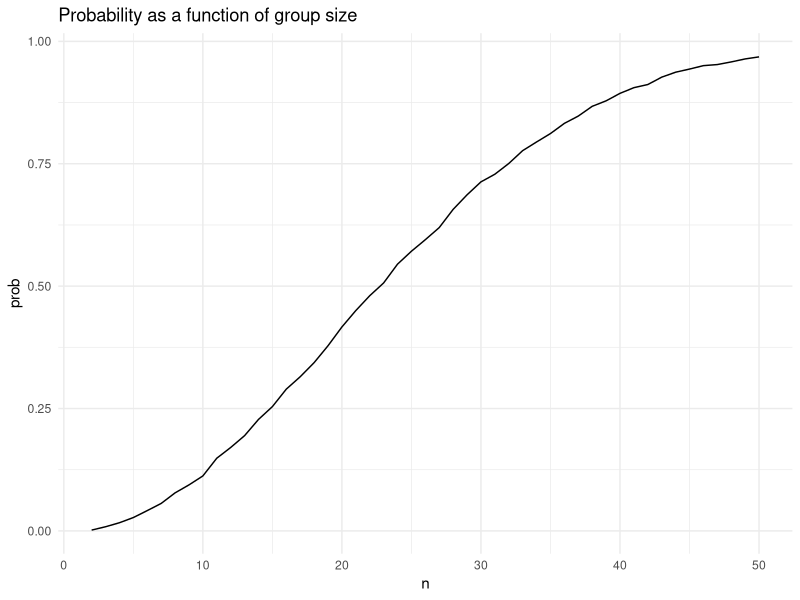

R code for this plot: (Note: a time limit stopped this script after it produced the figure.)
## ---- chunk 1
library(tidyverse)
## ---- chunk 2
bday_simulation = function(n) {
  bdays = sample(1:365, size = n, replace = TRUE)
  duplicate = length(unique(bdays)) < n
  return(duplicate)
}
sim_result = 
  expand_grid(
    n = 2:50,
    iter = 1:10000
  ) |>
  mutate(result = map_lgl(n, bday_simulation)) |>
  group_by(n) |>
  summarize(prob = mean(result))
sim_result |>
  ggplot(aes(x = n, y = prob)) +
  geom_line() +
  labs(title = "Probability as a function of group size") +
  theme_minimal()
## ---- chunk 3
power_function = function(mu) {
  n = 30
  sigma = 5
  sample_data = rnorm(n, mean = mu, sd = sigma)
  test_result = t.test(sample_data, mu = 0) |>
    broom::tidy() |>
    select(estimate, p.value)
  return(test_result)
}
sim_mu =
  expand_grid(
  mu = 0:6,
  iter = 1:5000
) |>
  mutate(result = map_dfr(mu, power_function)) |>
  unnest(result)
sim_mu |>
  group_by(mu) |>
  summarize(power = mean(p.value < 0.05)) |>
  ggplot(aes(x = mu, y = power)) +
  geom_line() +
  geom_point() +
  labs(
    title = "Power of the t-test vs true mean",
    x = "mu",
    y = "power"
  ) +
  theme_minimal()
## ---- chunk 4
sim_mu |>
  group_by(mu) |>
  summarize(
    average_estimate = mean(estimate),
    average_null_rejected = mean(estimate[p.value < 0.05])
  ) |>
  pivot_longer(cols = c(average_estimate, average_null_rejected),
               names_to = "estimate_type",
               values_to = "value") |>
  ggplot(aes(x = mu, y = value, color = estimate_type)) +
  geom_line() +
  geom_point() +
  labs(
    title = "Average estimate of mu vs true mean",
    x = "true mean",
    y = "average estimate of mu"
  ) +
  theme_minimal()
